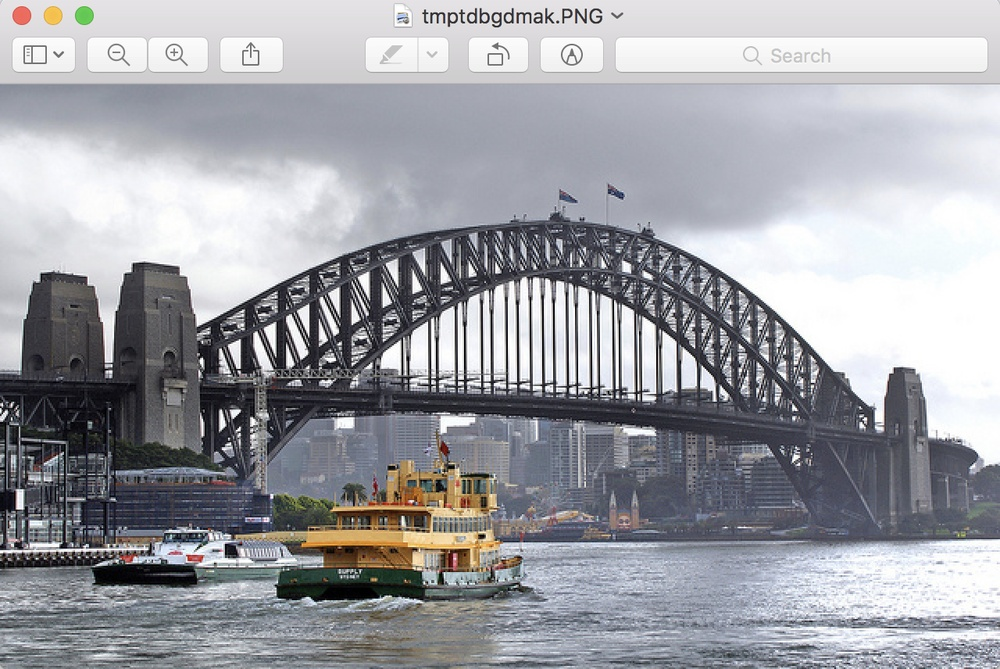
#> input picture sydney_bridge.jpg, 1000 x 669 px, shrunk from 1280 x 856 before the run
$ python PositiveGlobleStandarization.py
#> lines starting #> are read from the running program, lines starting #| are printed output that depends on the picture
# example of global pixel standardization shifted to positive domain
from numpy import asarray
from numpy import clip
from PIL import Image
# load image
image = Image.open('sydney_bridge.jpg')
#> image is the input picture: PIL image 1000x669 RGB; mean R, G, B 158.4, 159.5, 165
pixels = asarray(image)
# convert from integers to floats
pixels = pixels.astype('float32')
# calculate global mean and standard deviation
mean, std = pixels.mean(), pixels.std()
#> mean = 161; std = 69.94
print('Mean: %.3f, Standard Deviation: %.3f' % (mean, std))
#| Mean: 160.958, Standard Deviation: 69.937
# global standardization of pixels
pixels = (pixels - mean) / std
# clip pixel values to [-1,1]
pixels = clip(pixels, -1.0, 1.0)
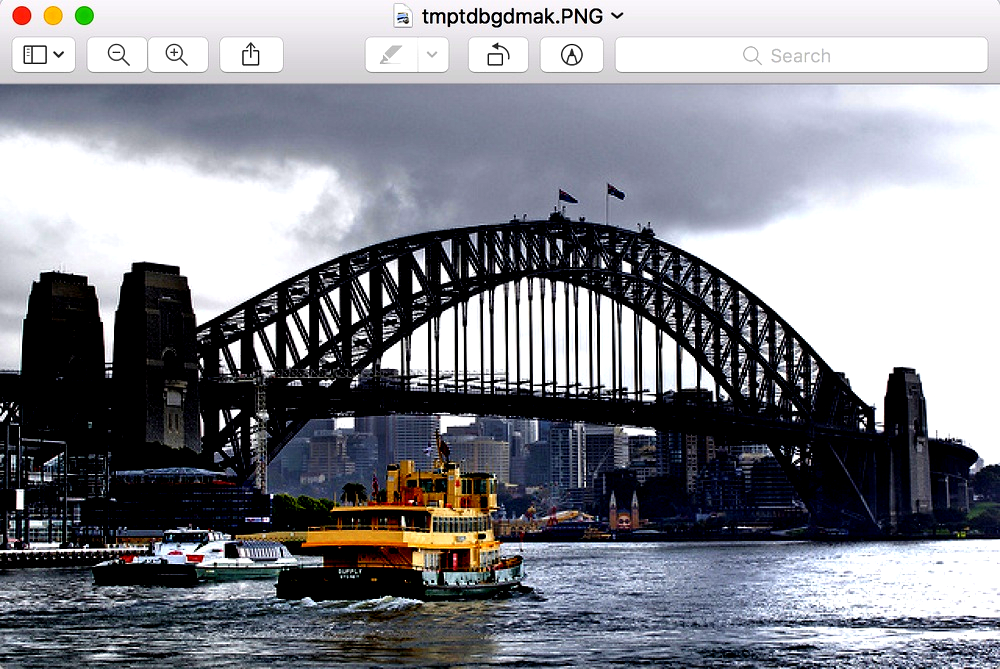
#> pixels: shape (669, 1000, 3) float32; mean R, G, B 0.0297, 0.0395, 0.0952; drawn with min black and max white
# shift from [-1,1] to [0,1] with 0.5 mean
pixels = (pixels + 1.0) / 2.0
# confirm it had the desired effect
mean, std = pixels.mean(), pixels.std()
#> mean = 0.527; std = 0.394
print('Mean: %.3f, Standard Deviation: %.3f' % (mean, std))
#| Mean: 0.527, Standard Deviation: 0.394
print('Min: %.3f, Max: %.3f' % (pixels.min(), pixels.max()))
#| Min: 0.000, Max: 1.000

$ run again, with penguin_parade.jpg copied over sydney_bridge.jpg
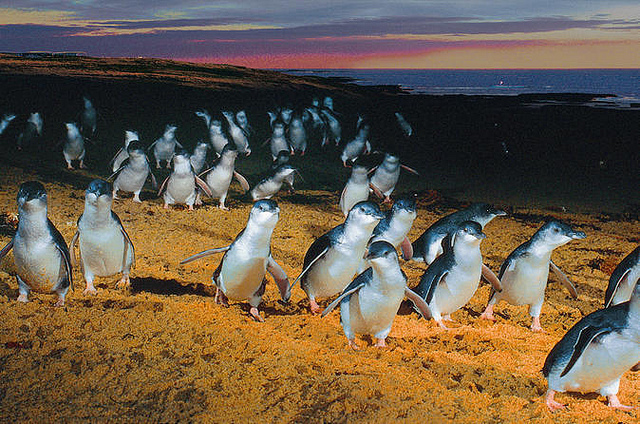
#> input picture penguin_parade.jpg, 640 x 424 px
#> image is the input picture: PIL image 640x424 RGB; mean R, G, B 105.8, 90.6, 72.2
#> `mean, std = pixels.mean(), pixels.std()`: mean = 89.55; std = 60.76
#| Mean: 89.553, Standard Deviation: 60.759
#> `pixels = clip(pixels, -1.0, 1.0)`:
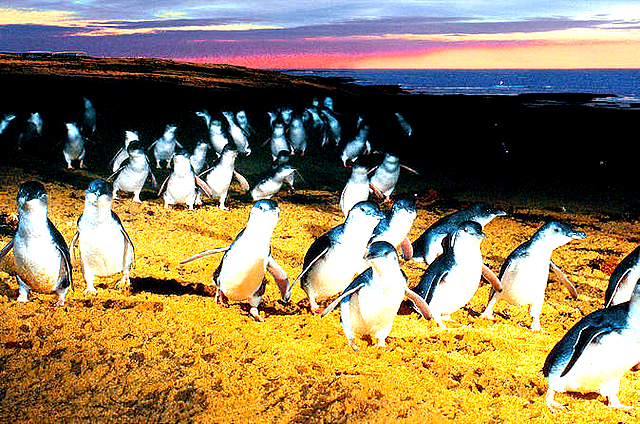
#> pixels: shape (424, 640, 3) float32; mean R, G, B 0.129, -0.0185, -0.301; drawn with min black and max white
#> `mean, std = pixels.mean(), pixels.std()`: mean = 0.468; std = 0.396
#| Mean: 0.468, Standard Deviation: 0.396
#| Min: 0.000, Max: 1.000

$ run again, with bondi_beach.jpeg copied over sydney_bridge.jpg
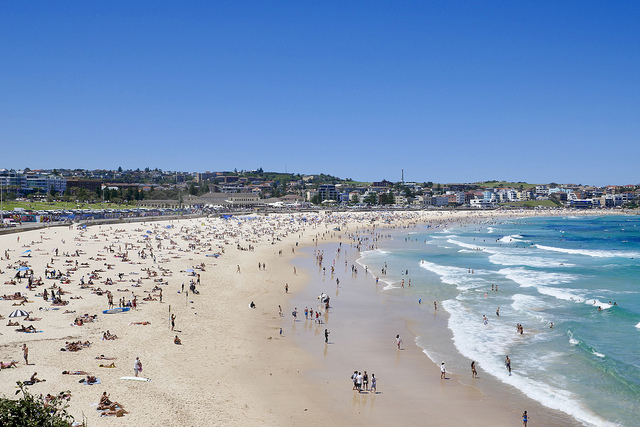
#> input picture bondi_beach.jpeg, 640 x 427 px
#> image is the input picture: PIL image 640x427 RGB; mean R, G, B 131.3, 153.2, 182.1
#> `mean, std = pixels.mean(), pixels.std()`: mean = 155.5; std = 51.79
#| Mean: 155.531, Standard Deviation: 51.794
#> `pixels = clip(pixels, -1.0, 1.0)`:
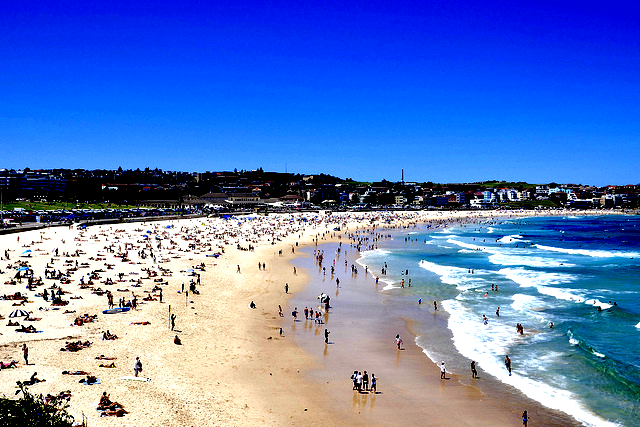
#> pixels: shape (427, 640, 3) float32; mean R, G, B -0.254, -0.0149, 0.508; drawn with min black and max white
#> `mean, std = pixels.mean(), pixels.std()`: mean = 0.54; std = 0.377
#| Mean: 0.540, Standard Deviation: 0.377
#| Min: 0.000, Max: 1.000
